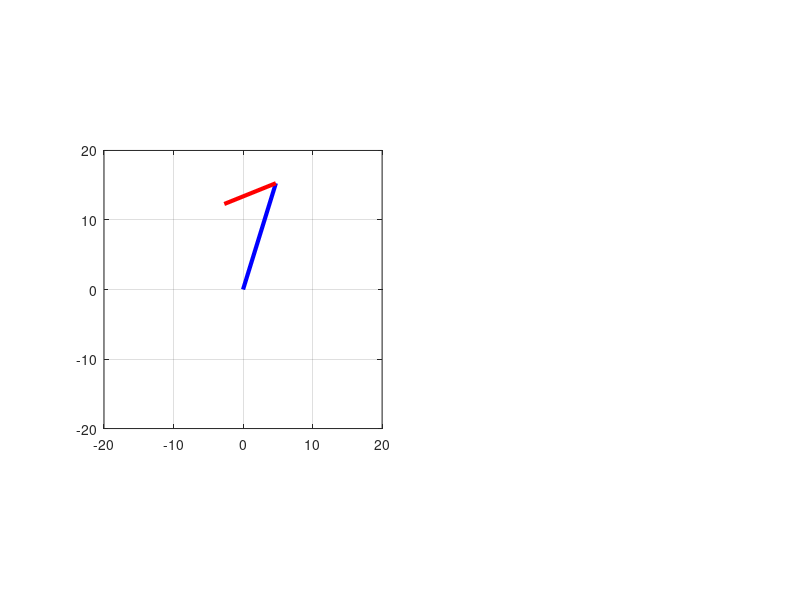

Write MATLAB code to recreate this figure.
clc; clear; close all;

L1 = 16;
L2 = 8;
x2 = 8:-0.1:-2.7;
y2 = 12.3;                                                                                                                                                              


costh2 = (x2.^2 + y2.^2 -(L1^2+L2^2))/(2*L1*L2);
sinth2 = sqrt(1-abs(costh2).^2);
th2 = atan2d(sinth2,costh2);
th1 = atan2d(y2,x2) + atan2d(L1+L2*cosd(th2),L2*sind(th2));
x1 = L1*sind(th1)
y1 = -L1*cosd(th1)

hf = figure;                            
ha = axes(hf);  

subplot(2,4,[1,2,5,6],ha)
a = plot(ha,[0 x1(1)],[0 y1(1)],'b','LineWidth',3);
hold on
b = plot(ha,[x1(1) x2(1)],[y1(1) y2],'r','LineWidth',3);
grid(ha,'on');
set(ha,'XLim',[-20 20]);
set(ha,'YLim',[-20 20]);
axis(ha,'equal'); 

pause(1);

for i = 1:length(x2)

    set(a,'XData',[0 x1(i)],'YData',[0 y1(i)]);
        
    set(b,'XData',[x1(i) x2(i)],'YData',[y1(i) y2]);
   
    pause(0.05);

end

%%

    red = sqrt(x1.^2 + y1.^2)
    blue = sqrt((x2-x1).^2 + (y2-y1).^2)

